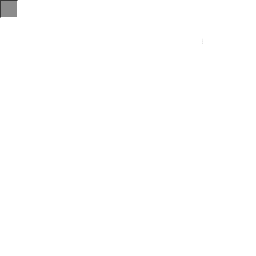
#> input picture pic/slot.png, 256 x 256 px; the run also reads 1 picture not shown here
$ python gen_round128_gui_bg.py
#> lines starting #> are read from the running program, lines starting #| are printed output that depends on the picture
### tools/make_gui_bg.py
#!/usr/bin/env python3
# -*- coding: utf-8 -*-
"""
make_gui_bg.py - Minecraft GUI 背景图生成工具

使用 bg.png（MC 原生背景，9-slice 四角拉伸）与 slot.png（槽位）拼接生成
规整的 GUI 背景贴图，供模组 GUI 使用。所有参数均通过命令行传入，无需改文件。

bg.png 结构（256x256）：
    上边框：(0,0)-(247,4)     下边框：(0,165)-(247,169)
    左边框：(0,0)-(4,165)     右边框：(243,0)-(247,165)
    可拉伸中部：(4,4)-(243,161)

用法示例：
    # 范围充电器（无背包、无槽位）
    python make_gui_bg.py --out ..\\src\\main\\resources\\assets\\rs_create_compat\\textures\\gui\\range_charger.png --width 176 --height 84

    # 完整容器（含玩家背包 3x9 + 快捷栏区域由 bg.png 下半部拼接）
    python make_gui_bg.py --out ..\\src\\main\\resources\\assets\\rs_create_compat\\textures\\gui\\inventory.png --width 176 --height 166 --container-height 84 --with-inventory --slot-cols 9 --slot-rows 3

    # 自定义槽位网格（可多次 --slots，格式 X,Y,COLS,ROWS，间距 18px）
    python make_gui_bg.py --out ..\\gui\\loader.png --width 208 --height 222 --container-height 140 --with-inventory \
        --slot-start-x 8 --slot-start-y 140 --slot-cols 9 --slot-rows 3 \
        --slots "8,8,1,1" "35,8,6,1" "8,26,9,6" "8,198,9,1"

坐标语义（**第 126 轮钉死，写错就是「槽位与背景差 1px」**）：
    MC 的 ``Slot.x / Slot.y`` 指的是**物品图标**的左上角；18×18 的槽框背景
    左上角在 ``(Slot.x - 1, Slot.y - 1)``，而本工装贴的 17×17 ``slot.png``
    正是那个「槽框」——所以 **PNG 精灵坐标 = Menu 坐标 - 1**。
    权威出处：``tools/make_gui_gui.py`` 第 21 / 905 / 1365 / 1495 行
    「精灵坐标 +1 = Menu 坐标」。

因此有两种传参方式，**新界面一律用 ``--slots-menu``**：
    ``--slots``      参数是**精灵坐标**（历史用法，贴图原样落位）；
    ``--slots-menu`` 参数是**Menu / Spec 坐标**（本工具自动 -1），
                     与 ``XxxSpec`` 里给 ``addSlot`` 的数字**逐字相同**，
                     杜绝「手算 -1 算反」这类事故。

    # 降解室发电机（Menu 坐标与 DecompositionGeneratorSpec 逐字一致）
    python make_gui_bg.py --out ..\\decomposition_generator.png --width 182 --height 212 \
        --slots-menu "8,18,4,4" "118,37,2,2" "118,76,3,2" "8,128,9,3" "8,188,9,1"
"""
import argparse
import os
import sys

from PIL import Image

# bg.png 9-slice 常量
BORDER = 4
CENTER_LEFT = 4
CENTER_TOP = 4
CENTER_RIGHT = 243  # 右边界 x（不含）
CENTER_BOTTOM = 161  # 下边界 y（不含）
BG_INV_Y = 165  # 背包区域起始 y

# 素材槽位尺寸：slot.png 的完整槽位是 17x17（边框在 0 与 16 行列），
# MC 槽位间距 18px，粘贴时相邻槽之间留 1px 背景空隙。
SLOT_PX = 17    # 槽位素材像素尺寸
SLOT_GAP = 18   # 槽位中心间距
# 精灵坐标 = Menu 坐标 - SLOT_INSET（见文件头「坐标语义」；权威出处 make_gui_gui.py）。
SLOT_INSET = 1


def stretch(dst: Image.Image, src: Image.Image, sx, sy, sw, sh, dx, dy, dw, dh):
    """把源图区域 (sx,sy,sw,sh) 拉伸绘制到目标图 (dx,dy,dw,dh)。"""
    if dw <= 0 or dh <= 0 or sw <= 0 or sh <= 0:
        return
    region = src.crop((sx, sy, sx + sw, sy + sh))
    region = region.resize((dw, dh), Image.NEAREST)
    dst.paste(region, (dx, dy))


def draw_container(dst: Image.Image, src: Image.Image, width: int, height: int):
    """9-slice 拼接容器主体（bg.png 0-165 区域）到 height。"""
    cw = width - BORDER * 2
    cmh = max(1, height - BORDER * 2)
    mid_w = CENTER_RIGHT - CENTER_LEFT - BORDER * 2
    mid_h = CENTER_BOTTOM - CENTER_TOP - BORDER * 2

    # 中部（最大面积，先画）
    stretch(dst, src, CENTER_LEFT, CENTER_TOP, mid_w, mid_h, BORDER, BORDER, cw, cmh)
    # 四角
    stretch(dst, src, 0, 0, BORDER, BORDER, 0, 0, BORDER, BORDER)
    stretch(dst, src, CENTER_RIGHT, 0, BORDER, BORDER, width - BORDER, 0, BORDER, BORDER)
    stretch(dst, src, 0, CENTER_BOTTOM, BORDER, BORDER, 0, height - BORDER, BORDER, BORDER)
    stretch(dst, src, CENTER_RIGHT, CENTER_BOTTOM, BORDER, BORDER,
            width - BORDER, height - BORDER, BORDER, BORDER)
    # 上下边（横向拉伸）
    stretch(dst, src, CENTER_LEFT, 0, mid_w, BORDER, BORDER, 0, cw, BORDER)
    stretch(dst, src, CENTER_LEFT, CENTER_BOTTOM, mid_w, BORDER,
            BORDER, height - BORDER, cw, BORDER)
    # 左右边（纵向拉伸）
    stretch(dst, src, 0, CENTER_TOP, BORDER, mid_h, 0, BORDER, BORDER, cmh)
    stretch(dst, src, CENTER_RIGHT, CENTER_TOP, BORDER, mid_h,
            width - BORDER, BORDER, BORDER, cmh)


# [68 lines left out: functions draw_inventory, main, not called in this run]


# [2 lines that do not run on import are left out]

### tools/gen_round128_gui_bg.py
#!/usr/bin/env python3
# -*- coding: utf-8 -*-
"""第 128 轮：把「还没工具化」的 6 个界面背景用 make_gui_bg.py 的同一套素材重新生成。

工具 = `tools/make_gui_bg.py`（`pic/bg.png` 九宫格 4px 边框 + `pic/slot.png` 17×17 槽框烘焙）。
本脚本**只做拼装**，不发明任何新画风：直接调用 `make_gui_bg.draw_container`，
再按 **Menu 坐标 − 1** 贴槽框（与 `--slots-menu` 同一条约定，见 `tools/gui_slot_registry.py` 顶部）。

生成后逐张回读：尺寸 / 槽框中心色（17×17 模板内部 = (139,139,139)）/ 四角透明像素数。

用法：
    python tools/gen_round128_gui_bg.py            # 生成 6 张
    python tools/gen_round128_gui_bg.py --check    # 只校验现有 PNG 是否与规格一致
"""
import argparse
import os
import sys

from PIL import Image

try:
    sys.stdout.reconfigure(encoding="utf-8", errors="replace")
except Exception:
    pass

HERE = os.path.dirname(os.path.abspath(__file__))
ROOT = os.path.dirname(HERE)
sys.path.insert(0, HERE)

import make_gui_bg as MGB  # noqa: E402

GUI = os.path.join(ROOT, "src", "main", "resources", "assets", "rs_create_compat", "textures", "gui")
BG = os.path.join(ROOT, "pic", "bg.png")
SLOT = os.path.join(ROOT, "pic", "slot.png")

# (PNG 名, 宽, 高, Menu 文件, [(x, y, cols, rows), ...] —— 全部是 Menu 坐标)
SPECS = [
    dict(
        png="intermediate_cache.png", width=176, height=198,
        menu="IntermediateCacheMenu.java",
        # 盘位 3×9（Menu 8,36） / 玩家背包（8,116） / 快捷栏（8,174）
        groups=[(8, 36, 9, 3), (8, 116, 9, 3), (8, 174, 9, 1)],
        why="原先 renderBg 用 McGui.panel + 逐槽 slotFrame 现画，没有背景贴图",
    ),
    dict(
        png="network_resource_receiver.png", width=236, height=252,
        menu="NetworkResourceReceiverMenu.java",
        # 插件 6 格（214,7 + i*18） / 玩家背包（9,176） / 快捷栏（9,230）
        # 第 131 轮：界面从「12 行文字列表」改成「终端样式的 9×7 = 63 格网格」（Menu 9,38，18px 步进），
        # 槽框同样烘进 PNG（不是代码现画），因此这里补进 groups —— 否则 --check 会把新图判成
        # 「与工具重建不一致」。
        groups=[(214, 7, 1, 6), (9, 176, 9, 3), (9, 230, 9, 1), (9, 38, 9, 7)],
        why="原先代码自绘面板",
    ),
    dict(
        png="network_resource_requester.png", width=210, height=238,
        menu="NetworkResourceRequesterMenu.java",
        # 插件 6 格（188,16 + i*18） / 玩家背包（9,164） / 快捷栏（9,218）
        groups=[(188, 16, 1, 6), (9, 164, 9, 3), (9, 218, 9, 1)],
        why="原先代码自绘面板",
    ),
    dict(
        png="sequence_assembly_executor.png", width=176, height=222,
        menu="SequenceAssemblyExecutorMenu.java",
        # 总样板 6×9（8,18） / 玩家背包（8,140） / 快捷栏（8,198）
        groups=[(8, 18, 9, 6), (8, 140, 9, 3), (8, 198, 9, 1)],
        why="原先直接用原版 generic_54.png",
    ),
    dict(
        png="sequence_execution_chamber.png", width=176, height=222,
        menu="SequenceExecutionChamberMenu.java",
        # 单元样板 6×9（8,18） / 玩家背包（8,140） / 快捷栏（8,198）
        groups=[(8, 18, 9, 6), (8, 140, 9, 3), (8, 198, 9, 1)],
        why="原先直接用原版 generic_54.png",
    ),
    dict(
        png="fe_energy_cube.png", width=176, height=166,
        menu="FEEnergyCubeMenu.java",
        # 立方没有槽位（Menu 故意 0 个 addSlot），只要 MC 容器底
        groups=[],
        why="原先是手绘浅灰面板（无 4px 容器边框），与其它机器不统一",
    ),
]


def build(spec):
    bg = Image.open(BG).convert("RGBA")
    slot = Image.open(SLOT).convert("RGBA").crop((0, 0, MGB.SLOT_PX, MGB.SLOT_PX))
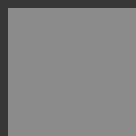
#> slot: PIL image 17x17 RGBA (shown 8 times larger); mean R, G, B, A 129.4, 129.4, 129.4, 255
    dst = Image.new("RGBA", (spec["width"], spec["height"]), (0, 0, 0, 0))
#> dst: PIL image 176x198 RGBA; every value is 0
    MGB.draw_container(dst, bg, spec["width"], spec["height"])
#> in stretch, `region = src.crop((sx, sy, sx + sw, sy + sh))`:
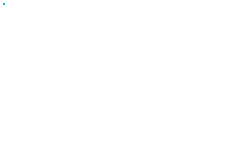
#> region: PIL image 231x149 RGBA; mean R, G, B, A 1, 1.1, 1.1, 0; transparent parts drawn white
#> in stretch, `dst.paste(region, (dx, dy))`:
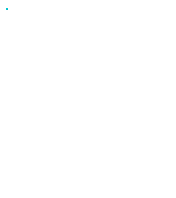
#> dst: PIL image 176x198 RGBA; mean R, G, B, A 1, 1, 1, 0; transparent parts drawn white
    for x, y, cols, rows in spec["groups"]:
        for row in range(rows):
            for col in range(cols):
                px = x + col * MGB.SLOT_GAP - MGB.SLOT_INSET
                py = y + row * MGB.SLOT_GAP - MGB.SLOT_INSET
                assert 0 <= px and 0 <= py, (spec["png"], x, y)
                assert px + MGB.SLOT_PX <= spec["width"], (spec["png"], px, spec["width"])
                assert py + MGB.SLOT_PX <= spec["height"], (spec["png"], py, spec["height"])
                dst.paste(slot, (px, py))
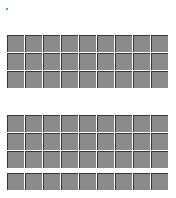
#> dst: PIL image 176x198 RGBA; mean R, G, B, A 69.4, 69.4, 69.4, 133.3; transparent parts drawn white
#| [GEN] intermediate_cache.png             176x198  IntermediateCacheMenu.java
    return dst


def verify(spec, path):
    problems = []
    if not os.path.exists(path):
        return ["文件不存在: %s" % path]
    with Image.open(path) as raw:
        im = raw.convert("RGBA")
    if im.size != (spec["width"], spec["height"]):
        problems.append("尺寸 %s != %s" % (im.size, (spec["width"], spec["height"])))
        return problems
    px = im.load()
    # ① 每格槽框内部中心必须是槽位底色 (139,139,139)
    for x, y, cols, rows in spec["groups"]:
        for row in range(rows):
            for col in range(cols):
                cx = x + col * MGB.SLOT_GAP - MGB.SLOT_INSET + 8
                cy = y + row * MGB.SLOT_GAP - MGB.SLOT_INSET + 8
                if px[cx, cy][:3] != (139, 139, 139):
                    problems.append("槽心色不符 @(%d,%d)=%s" % (cx, cy, px[cx, cy]))
#> this loop made 3 passes
#> (y, rows) on passes 1 to 3: (36, 3), (116, 3), (174, 1)
#> after the loop, problems = []
    # ② 与「工具本体重建」逐像素一致（工具输出长什么样，这里就该长什么样；
    #    bg.png 只有左上/右上/左下三处圆角透明，右下角取的是 (198,198,198)，与既有
    #    quantity_keeper.png 等工具产物完全一致 —— 不以「四角全透明」为判据）
    ref = build(spec).load()
#> the loop in build (call 2), `for x, y, cols, rows in spec["groups"]:` made 3 passes
    diff = sum(1 for yy in range(spec["height"]) for xx in range(spec["width"])
               if px[xx, yy] != ref[xx, yy])
#> diff = 0
    if diff:
        problems.append("与工具重建不一致 %d px" % diff)
    return problems


def main():
    ap = argparse.ArgumentParser()
    ap.add_argument("--check", action="store_true", help="只校验，不写文件")
    args = ap.parse_args()
    if not args.check:
        os.makedirs(GUI, exist_ok=True)
    bad = 0
    for spec in SPECS:
        path = os.path.join(GUI, spec["png"])
        if not args.check:
            build(spec).save(path)
            print("[GEN] %-34s %dx%d  %s" % (spec["png"], spec["width"], spec["height"],
                                             spec["menu"]))
        problems = verify(spec, path)
#> problems = []
        if problems:
            bad += len(problems)
            for msg in problems:
                print("   [X] %-30s %s" % (spec["png"], msg))
        else:
            print("   [OK] %-30s %d 组槽位 / %d 格" % (
                spec["png"], len(spec["groups"]), sum(c * r for _x, _y, c, r in spec["groups"])))
#|    [OK] intermediate_cache.png         3 组槽位 / 63 格
    print("-" * 78)
    print("结果：%d 张，%d 个问题" % (len(SPECS), bad))
    return 1 if bad else 0


if __name__ == "__main__":
    sys.exit(main())
#> (the program exits here)
